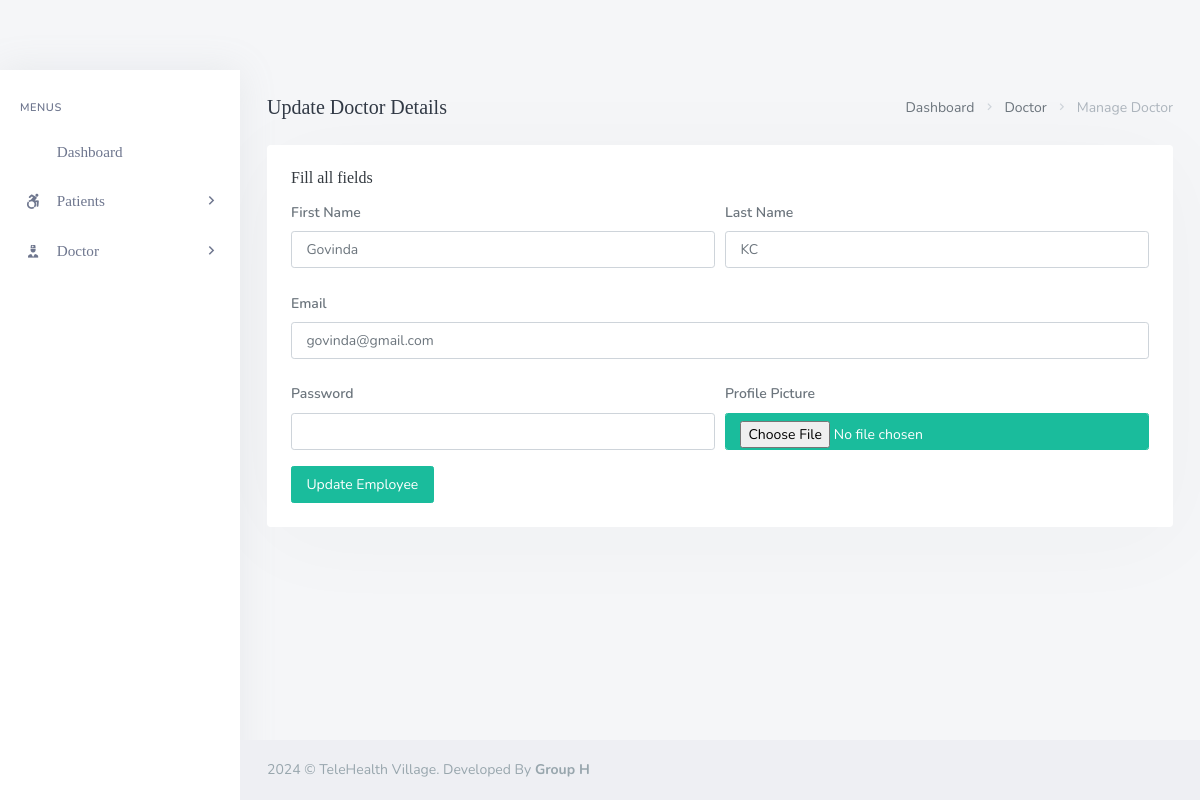
Page /backend/admin/admin_update_doctor.php?doc_number=GOV123 on the committed database.
### tables this page shows
CREATE TABLE `his_docs` (
  `doc_id` int(20) NOT NULL,
  `doc_fname` varchar(200) DEFAULT NULL,
  `doc_lname` varchar(200) DEFAULT NULL,
  `doc_mobile` varchar(10) NOT NULL,
  `doc_addr` varchar(100) NOT NULL,
  `doc_email` varchar(200) DEFAULT NULL,
  `doc_pwd` varchar(200) DEFAULT NULL,
  `doc_dept` varchar(200) DEFAULT NULL,
  `doc_number` varchar(200) DEFAULT NULL,
  `doc_dpic` varchar(200) DEFAULT NULL
);

### backend/admin/admin_update_doctor.php (the view, shortened to what this page needs)
<?php
	include('assets/inc/config.php');
?>
<!DOCTYPE html>
<html lang="en">
    <?php include('assets/inc/head.php');?>
    <body>
        <div id="wrapper">
            <?php include("assets/inc/sidebar.php");?>
            <div class="content-page">
                <div class="content">
                    <div class="container-fluid">
                        <div class="row">
                            <div class="col-12">
                                <div class="page-title-box">
                                    <div class="page-title-right">
                                        <ol class="breadcrumb m-0">
                                            <li class="breadcrumb-item"><a href="admin_dashboard.php">Dashboard</a></li>
                                            <li class="breadcrumb-item"><a href="javascript: void(0);">Doctor</a></li>
                                            <li class="breadcrumb-item active">Manage Doctor</li>
                                        </ol>
                                    </div>
                                    <h4 class="page-title">Update Doctor Details</h4>
                                </div>
                            </div>
                        </div>
                        <?php
                            $doc_number=$_GET['doc_number'];
                            $ret="SELECT  * FROM his_docs WHERE doc_number=? LIMIT 1";
                            $stmt= $mysqli->prepare($ret) ;
                            $stmt->bind_param('i',$doc_number);
                            $stmt->execute() ;
                            $res=$stmt->get_result();
                            if ($row = $res->fetch_object()) {
                        ?>
                        <div class="row">
                            <div class="col-12">
                                <div class="card">
                                    <div class="card-body">
                                        <h4 class="header-title">Fill all fields</h4>
                                        <form method="post" enctype="multipart/form-data">
                                            <div class="form-row">
                                                <div class="form-group col-md-6">
                                                    <label for="inputEmail4" class="col-form-label">First Name</label>
                                                    <input type="text" required="required" value="<?php echo $row->doc_fname;?>" name="doc_fname" class="form-control" id="inputEmail4" >
                                                </div>
                                                <div class="form-group col-md-6">
                                                    <label for="inputPassword4" class="col-form-label">Last Name</label>
                                                    <input required="required" type="text" value="<?php echo $row->doc_lname;?>" name="doc_lname" class="form-control"  id="inputPassword4">
                                                </div>
                                            </div>
                                            <div class="form-group">
                                                <label for="inputAddress" class="col-form-label">Email</label>
                                                <input required="required" type="email" value="<?php echo $row->doc_email;?>" class="form-control" name="doc_email" id="inputAddress">
                                            </div>
                                            <div class="form-row">
                                                <div class="form-group col-md-6">
                                                    <label for="inputCity" class="col-form-label">Password</label>
                                                    <input required="required"  type="password" name="doc_pwd" class="form-control" id="inputCity">
                                                </div>
                                                <div class="form-group col-md-6">
                                                    <label for="inputCity" class="col-form-label">Profile Picture</label>
                                                    <input required="required"  type="file" name="doc_dpic" class="btn btn-success form-control"  id="inputCity">
                                                </div>
                                            </div>
                                            <button type="submit" name="update_doc" class="ladda-button btn btn-success" data-style="expand-right">Update Employee</button>
                                        </form>
                                    </div>
                                </div>
                            </div>
                        </div>
                        <?php
                            } else {
                                echo "No record found with doc_number = $doc_number";
                            }
                        ?>
                    </div>
                </div>
                <?php include('assets/inc/footer.php');?>
            </div>
        </div>
    </body>
</html>

### rows in the picture
his_docs: doc_fname "Govinda", doc_lname "KC", doc_email "govinda@gmail.com"
